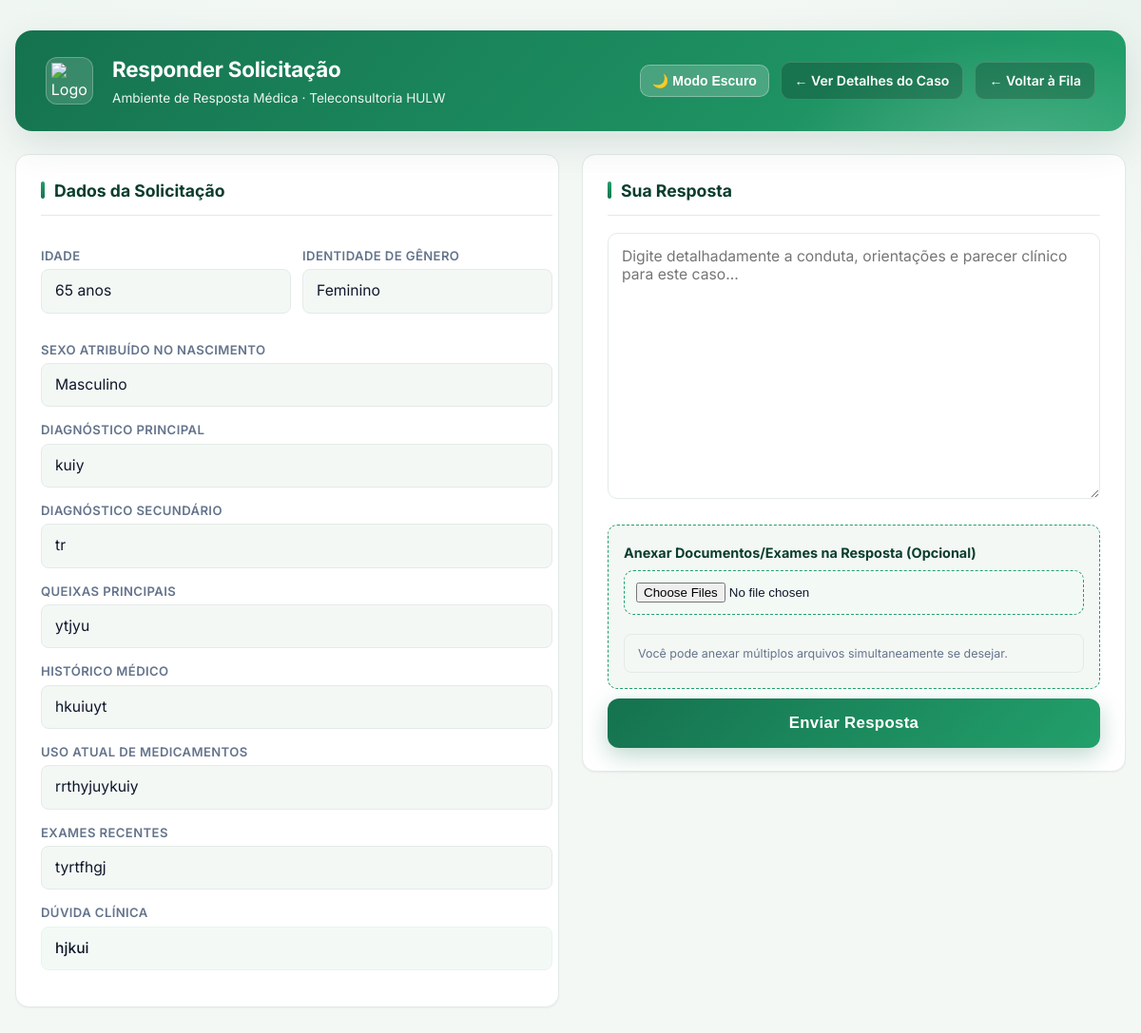
Page /responder/28/ on the committed database.
### teleconsultoria/models.py (models this page shows, shortened)
class Solicitacao(models.Model):
    profissional = models.ForeignKey(Profissional, on_delete=models.CASCADE, related_name='solicitacoes')
    medica_designada = models.ForeignKey(Medica, on_delete=models.SET_NULL, null=True, blank=True, related_name='atendimentos')
    status = models.CharField(max_length=20, choices=StatusSolicitacao.choices, default=StatusSolicitacao.PENDENTE)
    tipo_atendimento = models.CharField(max_length=20, choices=TipoAtendimento.choices)
    data_sol = models.DateTimeField(auto_now_add=True)
    data_marcada = models.DateField(null=True, blank=True)
    horario_marcado = models.TimeField(null=True, blank=True)
    duracao_estimada = models.PositiveIntegerField(null=True, blank=True, help_text="Duração em minutos")
    link_teams = models.URLField(max_length=500, null=True, blank=True)
    resumo_sincrono = models.TextField(null=True, blank=True)
    justificativa_cancelamento = models.TextField(null=True, blank=True)
    data_limite = models.DateField(null=True, blank=True)
    horario_limite = models.TimeField(null=True, blank=True)
    idade_pac = models.IntegerField(null=True, blank=True)
    sexo_pac = models.CharField(max_length=2, choices=Sexo.choices, null=True, blank=True)
    sexo_biologico_pac = models.CharField(max_length=1, choices=[('M', 'Masculino'), ('F', 'Feminino')], null=True, blank=True)
    queixas = models.TextField(null=True, blank=True)
    historico_med = models.TextField(blank=True, null=True)
    diagnostico_princ = models.TextField(blank=True, null=True)
    diagnostico_sec = models.TextField(blank=True, null=True)
    medicamentos = models.TextField(blank=True, null=True)
    exames_recentes = models.TextField(blank=True, null=True)
    duvida_clinica = models.TextField()
    token_acesso = models.UUIDField(default=uuid.uuid4, editable=False)
    class Meta:
        verbose_name = "Solicitação"
        verbose_name_plural = "Solicitações"

### teleconsultoria/views.py (the view, shortened to what this page needs)
# urls.py: path('responder/<int:sol_id>/', views.responder_solicitacao, name='responder_solicitacao'),
def responder_solicitacao(request, sol_id):
    solicitacao = get_object_or_404(Solicitacao, id=sol_id)
    return render(request, 'responder.html', {'sol': solicitacao})

### teleconsultoria/templates/responder.html (shortened to what this page needs)
<!DOCTYPE html>
<html lang="pt-br">
<head>
</head>
<body>
<div class="container">
    <header class="hulw-header">
        <div class="header-left">
            <div class="hulw-logo">
                <img src="https://encrypted-tbn0.gstatic.com/images?q=tbn:ANd9GcQryXQkqFL8UMlNXtInfmWSQhSp1ZcKgreHmw&s" alt="Logo HULW">
            </div>
            <div>
                <h1>Responder Solicitação</h1>
                <p>Ambiente de Resposta Médica · Teleconsultoria HULW</p>
            </div>
        </div>
        <div class="header-right">
            <button class="theme-toggle" onclick="toggleTheme()" id="themeBtn">🌙 Modo Escuro</button>
            <a href="{% url 'detalhe_caso' sol.id %}" class="btn-voltar">← Ver Detalhes do Caso</a>
            <a href="{% url 'fila_medica' %}" class="btn-voltar">← Voltar à Fila</a>
        </div>
    </header>
    <div class="painel-grid">
        <div class="campo-box scrollable-info">
            <h3>Dados da Solicitação</h3>
            {% if sol.idade_pac > 0 %}
                <div style="display: grid; grid-template-columns: 1fr 1fr; gap: 12px;">
                    <div>
                        <h4>Idade</h4>
                        <p>{{ sol.idade_pac }} anos</p>
                    </div>
                    <div>
                        <h4>Identidade de Gênero</h4>
                        <p>{{ sol.get_sexo_pac_display }}</p>
                    </div>
                </div>
                {% if sol.sexo_biologico_pac %}
                <h4>Sexo Atribuído no Nascimento</h4>
                <p>{{ sol.get_sexo_biologico_pac_display }}</p>
                {% endif %}
                <h4>Diagnóstico Principal</h4>
                <p>{{ sol.diagnostico_princ|default:"Não informado" }}</p>
                {% if sol.diagnostico_sec %}
                    <h4>Diagnóstico Secundário</h4>
                    <p>{{ sol.diagnostico_sec }}</p>
                {% endif %}
                <h4>Queixas Principais</h4>
                <p>{{ sol.queixas|linebreaksbr }}</p>
                <h4>Histórico Médico</h4>
                <p>{{ sol.historico_med|linebreaksbr|default:"Sem histórico registrado" }}</p>
                <h4>Uso Atual de Medicamentos</h4>
                <p>{{ sol.medicamentos|linebreaksbr|default:"Nenhum medicamento informado" }}</p>
                <h4>Exames Recentes</h4>
                <p>{{ sol.exames_recentes|linebreaksbr|default:"Nenhum exame anexado em texto" }}</p>
                <h4>Dúvida Clínica</h4>
                <p style="background: var(--hulw-green-50); border-color: var(--hulw-green-100); font-weight: 500;">
                    {{ sol.duvida_clinica|linebreaksbr }}
                </p>
            {% else %}
                <h4>Dúvida Geral / Conceitual</h4>
                <p style="background: var(--hulw-green-50); border-color: var(--hulw-green-100);">
                    {{ sol.duvida_clinica|linebreaksbr }}
                </p>
            {% endif %}
        </div>
        <div class="campo-box">
            <form method="POST" enctype="multipart/form-data" id="form-resposta">
                <h3>Sua Resposta</h3>
                <textarea name="resposta" placeholder="Digite detalhadamente a conduta, orientações e parecer clínico para este caso..." required></textarea>
                <div style="margin-top: 20px; background: var(--bg); padding: 16px; border-radius: 10px; border: 1px dashed var(--hulw-green-500);">
                    <label style="font-size: 0.9rem; font-weight: 700; color: var(--hulw-green-900);">Anexar Documentos/Exames na Resposta (Opcional)</label>
                    <input type="file" id="input-anexos-visual" onchange="adicionarArquivos()" multiple>
                    <p style="font-size: 0.78rem; color: var(--ink-500); margin: 8px 0 0 0;">Você pode anexar múltiplos arquivos simultaneamente se desejar.</p>
                </div>
                <button type="submit" class="btn-enviar">Enviar Resposta</button>
            </form>
        </div>
    </div>
</div>
</body>
</html>

### rows in the picture
Solicitacao: idade_pac "65", sexo_pac "Feminino", sexo_biologico_pac "Masculino", diagnostico_princ "kuiy", diagnostico_sec "tr", queixas "ytjyu", historico_med "hkuiuyt", medicamentos "rrthyjuykuiy", exames_recentes "tyrtfhgj", duvida_clinica "hjkui"
